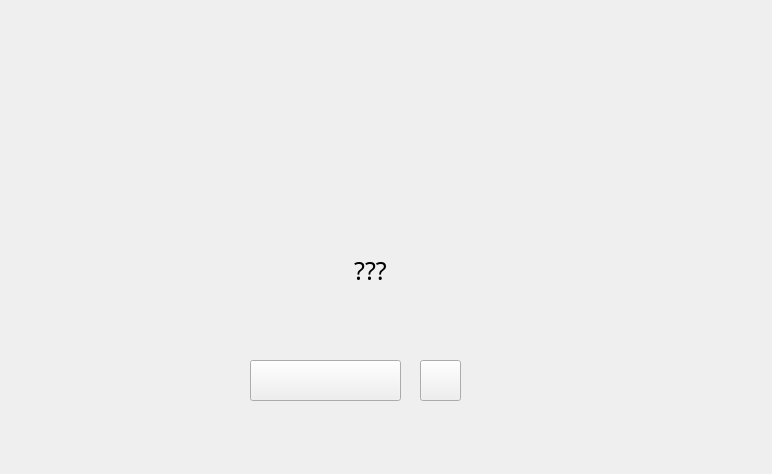
<?xml version="1.0" encoding="UTF-8"?>
<ui version="4.0">
 <class>Form</class>
 <widget class="QWidget" name="Form">
  <property name="geometry">
   <rect>
    <x>0</x>
    <y>0</y>
    <width>772</width>
    <height>474</height>
   </rect>
  </property>
  <property name="windowTitle">
   <string>Form</string>
  </property>
  <widget class="QLabel" name="label">
   <property name="geometry">
    <rect>
     <x>0</x>
     <y>0</y>
     <width>750</width>
     <height>450</height>
    </rect>
   </property>
   <property name="text">
    <string/>
   </property>
   <property name="pixmap">
    <pixmap>img/SOLU4.png</pixmap>
   </property>
  </widget>
  <widget class="QPushButton" name="Confirmed_Button">
   <property name="geometry">
    <rect>
     <x>250</x>
     <y>360</y>
     <width>151</width>
     <height>41</height>
    </rect>
   </property>
   <property name="cursor">
    <cursorShape>PointingHandCursor</cursorShape>
   </property>
   <property name="text">
    <string/>
   </property>
   <property name="icon">
    <iconset>
     <normaloff>img/確認_底白.png</normaloff>img/確認_底白.png</iconset>
   </property>
   <property name="iconSize">
    <size>
     <width>150</width>
     <height>40</height>
    </size>
   </property>
   <property name="default">
    <bool>false</bool>
   </property>
   <property name="flat">
    <bool>false</bool>
   </property>
  </widget>
  <widget class="QPushButton" name="GoBack_Button">
   <property name="geometry">
    <rect>
     <x>420</x>
     <y>360</y>
     <width>41</width>
     <height>41</height>
    </rect>
   </property>
   <property name="cursor">
    <cursorShape>PointingHandCursor</cursorShape>
   </property>
   <property name="text">
    <string/>
   </property>
   <property name="icon">
    <iconset>
     <normaloff>img/refresh_BUTT_底白.png</normaloff>img/refresh_BUTT_底白.png</iconset>
   </property>
   <property name="iconSize">
    <size>
     <width>40</width>
     <height>40</height>
    </size>
   </property>
   <property name="autoRepeatDelay">
    <number>40</number>
   </property>
   <property name="autoRepeatInterval">
    <number>40</number>
   </property>
   <property name="default">
    <bool>false</bool>
   </property>
   <property name="flat">
    <bool>false</bool>
   </property>
  </widget>
  <widget class="QLabel" name="label_2">
   <property name="geometry">
    <rect>
     <x>100</x>
     <y>220</y>
     <width>541</width>
     <height>101</height>
    </rect>
   </property>
   <property name="font">
    <font>
     <family>微軟正黑體</family>
     <pointsize>19</pointsize>
     <weight>50</weight>
     <bold>false</bold>
     <underline>false</underline>
     <strikeout>false</strikeout>
    </font>
   </property>
   <property name="acceptDrops">
    <bool>false</bool>
   </property>
   <property name="layoutDirection">
    <enum>Qt::LeftToRight</enum>
   </property>
   <property name="autoFillBackground">
    <bool>false</bool>
   </property>
   <property name="text">
    <string>???</string>
   </property>
   <property name="alignment">
    <set>Qt::AlignCenter</set>
   </property>
   <property name="margin">
    <number>0</number>
   </property>
   <property name="indent">
    <number>0</number>
   </property>
  </widget>
 </widget>
 <resources/>
 <connections/>
</ui>
